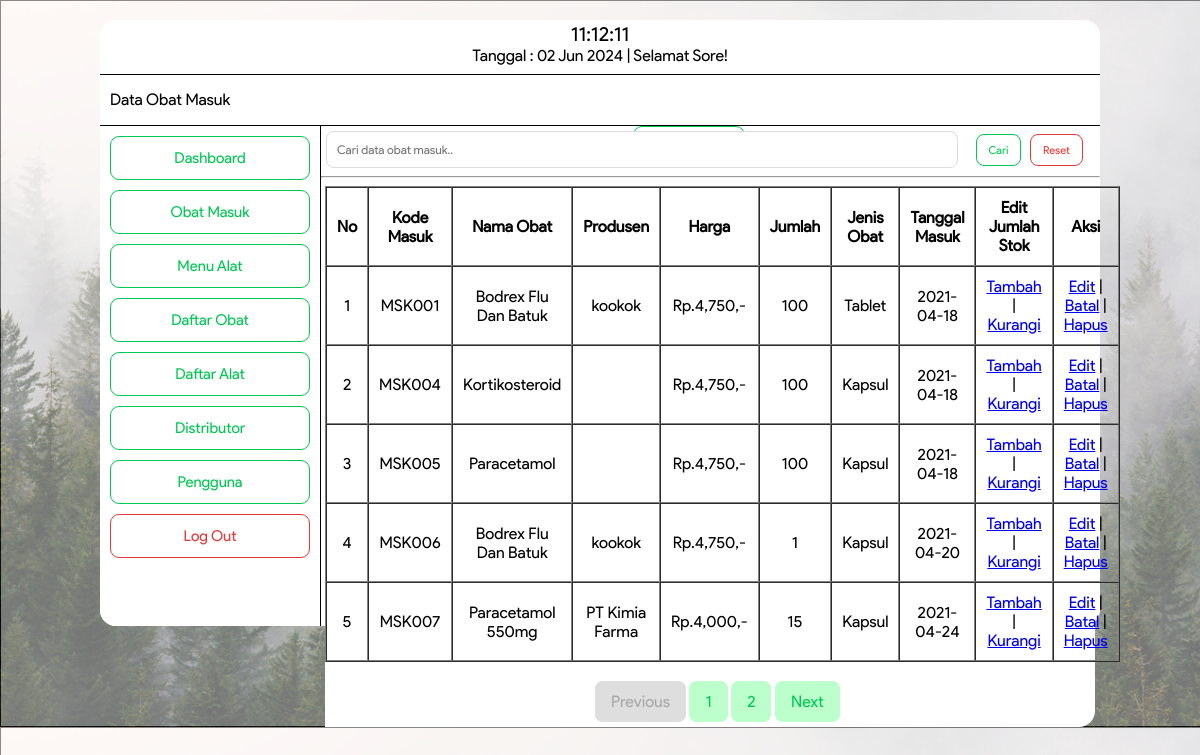
The app's page /obatmasukadmin.php (signed in) with its own data.
### tables this page shows
CREATE TABLE `tb_masuk` (
  `id` int(200) NOT NULL,
  `id_obat` int(200) NOT NULL,
  `kode_obat` varchar(200) NOT NULL,
  `nama_obat` varchar(200) NOT NULL,
  `produsen` varchar(200) NOT NULL,
  `harga` int(200) NOT NULL,
  `stok` double NOT NULL,
  `jenis_obat` enum('Kapsul','Tablet','Cair') NOT NULL,
  `tgl_masuk` date NOT NULL
);

### obatmasukadmin.php (the view, shortened to what this page needs)
<!DOCTYPE html>
<html>
<head>
	<link rel="stylesheet" type="text/css" href="asset/menuobat.css">
</head>
<body style="background-image: url(BG.png)">
	<div class="bingkai">
		<div class="header">
			<label>
				<div id="clock" style="font-size: 20px"></div>
				<?php
					$tanggal= mktime(date("m"),date("d"),date("Y"));
					echo "Tanggal : ".date("d M Y", $tanggal)." ";
					$a = date ("H");
					if (($a>=6) && ($a<=11)){
					echo "| Selamat Pagi!";
					}
					else if(($a>11) && ($a<=15))
					{
					echo "| Selamat Siang!";}
					else if (($a>15) && ($a<=18)){
					echo "| Selamat Sore!";}
					else { echo "| Selamat Malam!";}
				?>
			</label>
		</div>
		<div class="menu">
				<form method="post" action="masuk/tambah.php">
					<label>Data Obat Masuk</label>
					<button type="submit">Tambah Data Obat</button>
				</form>
		</div>
		<div class="badan">
			<div class="sidebar">
				<form method="" action="dashboardadmin.php">
					<button class="dashboard" type="submit">Dashboard</button>
				</form>
				<div class="dropdown">
  					<button class="dropbtn">Obat Masuk</button>
				</div>
				<div class="dropdown">
            <button class="dropbtn">Menu Alat</button>
        </div>
        <form class="daftarobat" method="" action="daftarobatadmin.php">
					<button type="submit">Daftar Obat</button>
				</form>
        <form class="daftaralatadmin" method="" action="daftaralatadmin.php">
          <button type="submit">Daftar Alat</button>
        </form>
				<form class="distributor" method="" action="distributoradmin.php">
					<button type="submit">Distributor</button>
				</form>
				<form class="pengguna" method="" action="daftarpenggunaadmin.php">
					<button type="submit">Pengguna</button>
				</form>
				<form class="logout" method="post" action="logout.php">
					<button onclick="return confirm('Anda Yakin Ingin Log Out?')" type="submit">Log Out</button>
				</form>
			</div>
			<form>
            <div class="search">
              <input type="text" id="KataKunci" name="KataKunci" placeholder="Cari data obat masuk.." required="" value="<?php if (isset($_GET['KataKunci']))  echo $_GET['KataKunci']; ?>">
              <button class="cari" type="submit">Cari</button>
              <button class="resetbtn" onclick="location.href='obatmasukadmin.php'" type="button">Reset</button>
            </div>
          </form>
                 <hr>
								 <div class="content">
					 				<table border="1" width="100%" align="center" cellspacing="0" cellpadding="10">
					 					<tr>
					 						<th>No</th>
					 						<th>Kode Masuk</th>
					 						<th>Nama Obat</th>
					 						<th>Produsen</th>
					 						<th>Harga</th>
					 						<th>Jumlah</th>
					 						<th>Jenis Obat</th>
					 						<th>Tanggal Masuk</th>
					 						<th>Edit Jumlah Stok</th>
					 						<th>Aksi</th>
					 					</tr>
					 					 <?php
      include "koneksi.php";
      $page = (isset($_GET['page']))? (int) $_GET['page'] : 1;
      $kolomCari=(isset($_GET['Kolom']))? $_GET['Kolom'] : "";
      $kolomKataKunci=(isset($_GET['KataKunci']))? $_GET['KataKunci'] : "";
      $limit = 5;
      $limitStart = ($page - 1) * $limit;
      if($kolomCari=="" && $kolomKataKunci==""){
        $SqlQuery = mysqli_query($koneksi, "SELECT * FROM tb_masuk LIMIT ".$limitStart.",".$limit);
      }else{
        $SqlQuery = mysqli_query($koneksi, "SELECT * FROM tb_masuk WHERE nama_obat LIKE '%$kolomKataKunci%' LIMIT ".$limitStart.",".$limit);
      }
      $no = $limitStart + 1;
      while($row = mysqli_fetch_array($SqlQuery)){
      ?>
					         		<tr align="center">
					         			<td>
					         				<?php echo $no++; ?>
					         			</td>
					             		<td>
					                 		<?php echo $row['kode_obat'];?>
					             		</td>
					             		<td>
					                 		<?php echo $row['nama_obat'];?>
					             		</td>
					             		<td>
					                 		<?php echo $row['produsen'];?>
					             		</td>
					             		<td>
					                 		<?php echo "Rp." .number_format($row['harga']).",-";?>
					             		</td>
					             		<td>
					                 		<?php echo $row['stok'];?>
					             		</td>
					             		<td>
					                 		<?php echo $row['jenis_obat'];?>
					             		</td>
					             		<td>
					                 		<?php echo date($row['tgl_masuk']);?>
					             		</td>
					             		 <td>
					             			<a href="masuk/tambahstok.php?id=<?php echo $row['id'];?>">Tambah</a>
                            |
					             			<a href="masuk/kurangstok.php?id=<?php echo $row['id'];?>">Kurangi</a>
					             			</td>
					             			<td>
					             				<a href="masuk/edit.php?id=<?php echo $row['id'];?>">Edit</a>
                            |
					             			<a href="masuk/batal.php?id=<?php echo $row['id'];?>" onclick="return confirm('Anda yakin ingin membatalkan?')" >Batal</a>
                            |
                            <a href="masuk/hapus.php?id=<?php echo $row['id'];?>" onclick="return confirm('Anda yakin ingin menghapus?')" >Hapus</a>
                            <br>
					             		</td>
					         		</tr>
					                 <?php
					                  }
					                 ?>
					 				</table>
					 	<div class="paging">
      <?php
        if($page == 1){
      ?>
        <a class="disabled" href="#">Previous</a>
      <?php
        }
      ?>
      <?php
        if($kolomCari=="" && $kolomKataKunci==""){
          $SqlQuery = mysqli_query($koneksi, "SELECT * FROM tb_masuk");
        }else{
          $SqlQuery = mysqli_query($koneksi, "SELECT * FROM tb_masuk WHERE nama_obat LIKE '%$kolomKataKunci%'");
        }
        $JumlahData = mysqli_num_rows($SqlQuery);
        $jumlahPage = ceil($JumlahData / $limit);
        $jumlahNumber = 1;
        $startNumber = ($page > $jumlahNumber)? $page - $jumlahNumber : 1;
        $endNumber = ($page < ($jumlahPage - $jumlahNumber))? $page + $jumlahNumber : $jumlahPage;
        for($i = $startNumber; $i <= $endNumber; $i++){
          if($kolomCari=="" && $kolomKataKunci==""){
      ?>
          <a class="number" href="obatmasukadmin.php?page=<?php echo $i; ?>"><?php echo $i; ?></a>
      <?php
        }else{
          ?>
          <a class="number" href="obatmasukadmin.php?Kolom=<?php echo $kolomCari;?>&KataKunci=<?php echo $kolomKataKunci;?>&page=<?php echo $i; ?>"><?php echo $i; ?></a>
          <?php
        }
      }
      ?>
      <?php
       if($page == $jumlahPage){
      ?>
        <a class="disabled" href="#">Next</a>
      <?php
      }
      else{
        $linkNext = ($page < $jumlahPage)? $page + 1 : $jumlahPage;
       if($kolomCari=="" && $kolomKataKunci==""){
          ?>
            <a class="nxt" href="obatmasukadmin.php?page=<?php echo $linkNext; ?>">Next</a>
       <?php
          }else{
        ?>
           <a class="nxt" href="obatmasukadmin.php?Kolom=<?php echo $kolomCari;?>&KataKunci=<?php echo $kolomKataKunci;?>&page=<?php echo $linkNext; ?>">Next</a>
      <?php
        }
      }
      ?>
  </div>
					 		</div>
					 	</div>
</body>
</html>

### asset/menuobat.css (style rules this page uses)
div { font-family: ProductSans; }
body { background-image: url(BG.png); background-size: cover; font-family: ProductSans; }
button { font-family: ProductSans; }
.bingkai { background: white; width: 1000px; margin: 20px auto; border-radius: 16px; }
.bingkai .header { background: white; height: 50px; padding: 2px; border-radius: 16px 16px 0px 0px; border-bottom: solid 1px; text-align: center; }
.bingkai .menu { background: white; height:50px; border-bottom: solid 1px; }
.bingkai .menu button { background-color: white; color: #00C853; font-size: 11px; padding: 10px; margin-left: 533px; margin-top: 7px; border-radius: 9px; border: solid 1px #00C853; }
.bingkai .menu label { float: left; padding: 10px; margin-right: 225px; margin-top: 5px; }
.badan { height: 500px; }
.bingkai .badan .sidebar { background: #FFF; float: left; width: 22%; height: 100%; border-radius: 0px 0px 0px 16px; border-right: solid 1px; }
.dropbtn { background-color: #4CAF50; color: white; padding: 16px; font-size: 16px; border: none; cursor: pointer; }
.dropdown { position: relative; display: inline-block; }
.bingkai .badan .sidebar button { background-color: white; color: #00C853; font-size: 15px; padding: 12px; width: 200px; margin-top: 10px; margin-left: 10px; cursor: pointer; border: solid 1px #00C853; border-radius: 9px; }
.bingkai .badan .sidebar .logout button { background-color: white; color: #E53935; font-size: 15px; padding: 12px; width: 200px; margin-top: 10px; margin-left: 10px; cursor: pointer; border: solid 1px #E53935; border-radius: 9px; }
.bingkai .badan .content { background: white; float: left; margin-left: 4px; height: auto; width: 77%; border-radius: 0px 0px 16px 0px; }
.bingkai .badan .content .paging { margin-left: 270px; margin-top: 15px; }
.bingkai .badan .content .paging .nxt { text-decoration: none; color: #00C853; background-color: #BCFFCC; font-family: ProductSans; border: solid 1px #BCFFCC; line-height: 50px; padding: 10px 15px 10px 15px; border-radius: 8px; }
.bingkai .badan .content .paging .disabled { text-decoration: none; color: #A8A8A8; background-color: #DEDEDE; font-family: ProductSans; border: solid 1px #DEDEDE; line-height: 50px; padding: 10px 15px 10px 15px; border-radius: 8px; }
.bingkai .badan .content .paging .number { text-decoration: none; color: #00C853; background-color: #BCFFCC; font-family: ProductSans; border: solid 1px #BCFFCC; line-height: 50px; padding: 10px 15px 10px 15px; border-radius: 8px; }
.bingkai .badan .search input { border-radius: 8px; border: solid 1px #DCDCDE; padding: 10px; width: 61%; margin-top: 5px; margin-left: 5px; font-size: 12px; font-family: ProductSans; }
.bingkai .badan .search .cari { background-color: white; color: #00C853; border: solid 1px #00C853; border-radius: 8px; padding: 8px 12px 8px 12px; font-size: 11px; margin-left: 14px; margin-right: 5px; }
.bingkai .badan .search .resetbtn { background-color: white; color: #E53935; border: solid 1px #E53935; border-radius: 8px; padding: 8px 12px 8px 12px; font-size: 11px; }

### records on screen
tb_masuk: kode_obat "MSK001", nama_obat "Bodrex Flu Dan Batuk", produsen "kookok", harga "4,750", stok "100", jenis_obat "Tablet", tgl_masuk "2021-04-18"
tb_masuk: kode_obat "MSK004", nama_obat "Kortikosteroid", harga "4,750", stok "100", jenis_obat "Kapsul", tgl_masuk "2021-04-18"
tb_masuk: kode_obat "MSK005", nama_obat "Paracetamol", harga "4,750", stok "100", jenis_obat "Kapsul", tgl_masuk "2021-04-18"
tb_masuk: kode_obat "MSK006", nama_obat "Bodrex Flu Dan Batuk", produsen "kookok", harga "4,750", stok "1", jenis_obat "Kapsul", tgl_masuk "2021-04-20"
tb_masuk: kode_obat "MSK007", nama_obat "Paracetamol 550mg", produsen "PT Kimia Farma", harga "4,000", stok "15", jenis_obat "Kapsul", tgl_masuk "2021-04-24"
